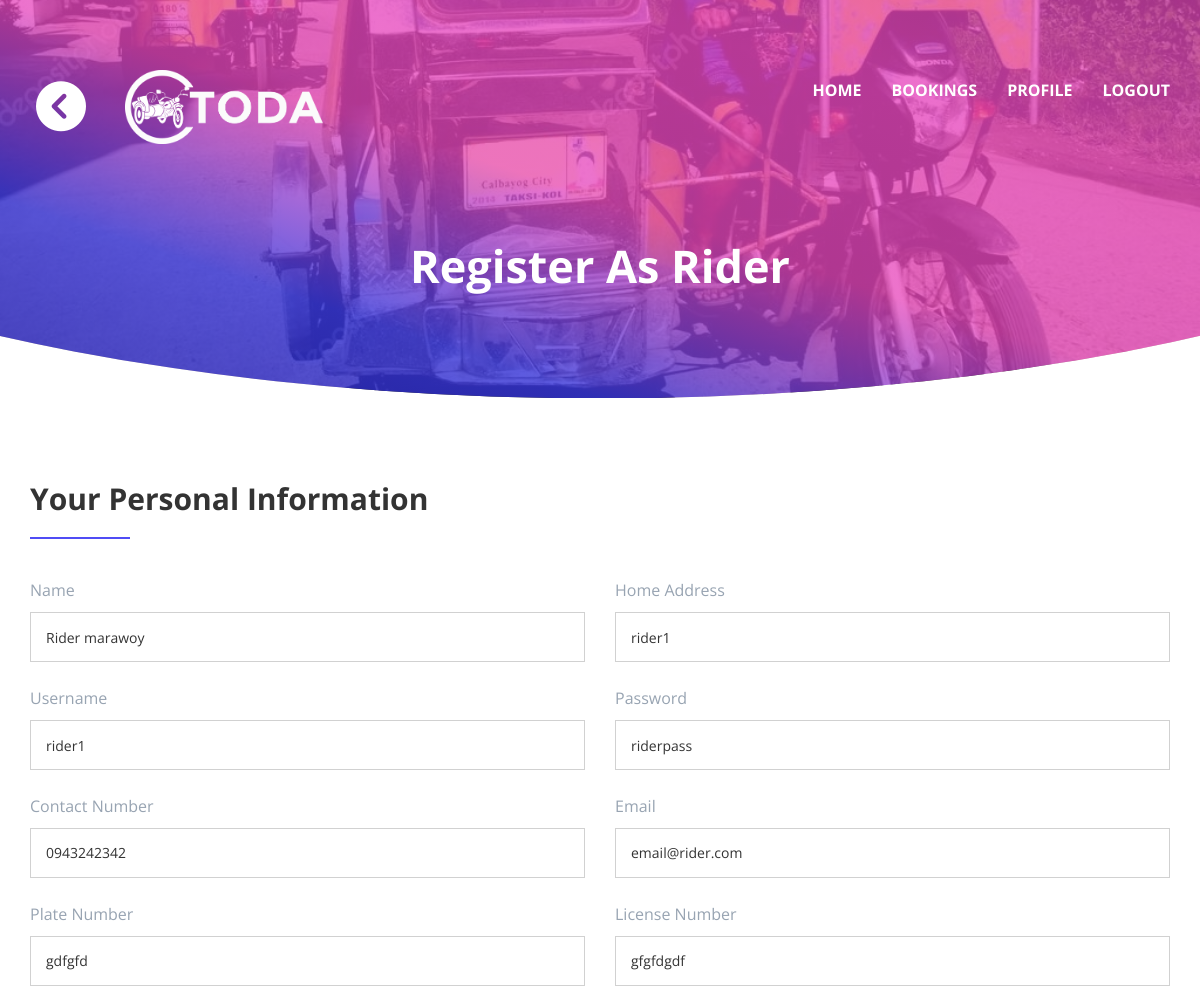
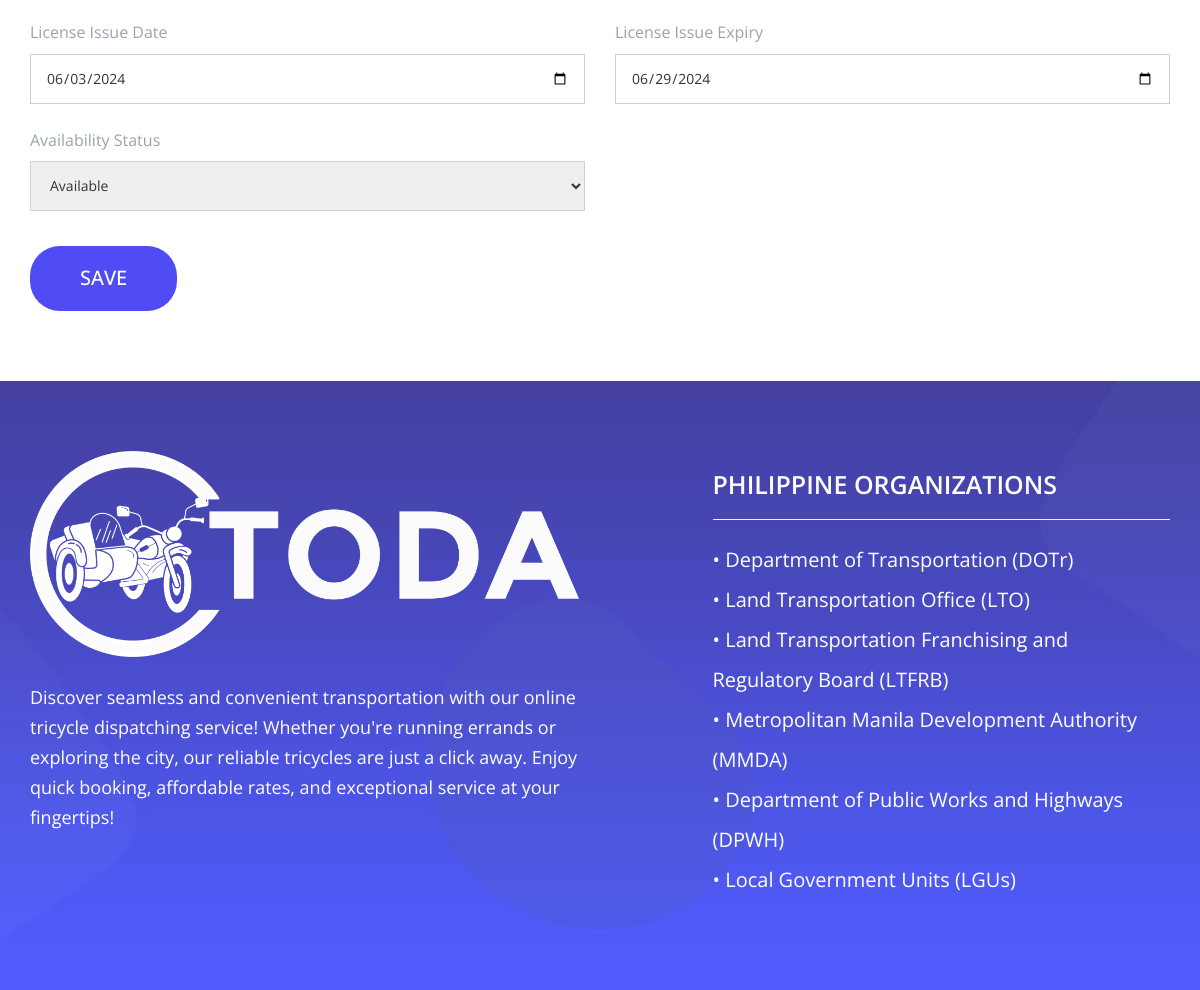
Page /rider/r-profile.php (signed in) on the committed database (2 pictures, top to bottom).
### tables this page shows
CREATE TABLE `riders` (
  `rider_id` int(11) NOT NULL,
  `vehicle_number` varchar(20) NOT NULL,
  `license_number` varchar(20) NOT NULL,
  `license_issued_date` date DEFAULT NULL,
  `license_expiry_date` date DEFAULT NULL,
  `rusername` varchar(250) NOT NULL,
  `rpassword` varchar(250) NOT NULL,
  `name` varchar(250) NOT NULL,
  `address` varchar(250) NOT NULL,
  `email` varchar(250) NOT NULL,
  `contact` varchar(250) NOT NULL,
  `status` enum('available','not available') NOT NULL
);

### rider/r-profile.php (the view, shortened to what this page needs)
<?php include("conn.php"); ?>
<!DOCTYPE html>
<html lang="en">
   <head>
      <link href="assets/css/bootstrap.min.css" rel="stylesheet">
      <link href="assets/vendors/animate/animate.css" rel="stylesheet">
      <link rel="stylesheet" href="assets/vendors/font-awesome/css/font-awesome.min.css">
      <link rel="stylesheet" type="text/css" href="assets/vendors/owl_carousel/owl.carousel.css" media="all">
      <link rel="stylesheet" type="text/css" href="assets/css/style.css" media="all" />
   </head>
   <body>
      <div class="bg-all">
      <div class="bg-banner-img clip-ellipse">
           <div class="ovrllay">
         <?php include("./nav.php"); ?>
         <section id="banner" class="pt-0">
            <div class="container ">
               <div class="row wow fadeInUp">
                  <div id="banner-text" class="col-md-12 text-c text-center ">
                     <h5 class="wow fadeInUp main-h" data-wow-delay="0.2s" >Register as Rider</h5>
                  </div>
               </div>
            </div>
         </section>
      </div>
    </div>
     <section>
    <div class="container">
        <div class="row">
            <div class="col-lg-12">
                <div class="section-heading left">
                    <h4>Your Personal Information</h4></div>
                <div class="contact-form-box margin-30px-top">
                    <form id="contactForm" method="post" class="contact-form" >
                        <div class="row">
                            <div class="col-xs-12 col-sm-6 col-md-6">
                                <label for="name">Name</label>
                                <input type="text" class="medium-input" maxlength="70" placeholder="Name" required="required" id="name" name="name" value="<?=$row_r['name'] ?>">
                            </div>
                            <div class="col-xs-12 col-sm-6 col-md-6">
                                <label for="home">Home Address</label>
                                <input type="text" class="medium-input" maxlength="70" placeholder="Home Address" required="required" id="home" name="home" value="<?=$row_r['address'] ?>">
                            </div>
                            <div class="col-xs-12 col-sm-6 col-md-6">
                                <label for="uname">Username</label>
                                <input type="text" class="medium-input" maxlength="70" placeholder="Username" required="required" id="uname" name="uname" value="<?=$row_r['rusername'] ?>">
                            </div>
                            <div class="col-xs-12 col-sm-6 col-md-6">
                                <label for="pass">Password</label>
                                <input type="text" class="medium-input" maxlength="70" placeholder="Password" required="required" id="pass" name="pass" value="<?=$row_r['rpassword'] ?>">
                            </div>
                            <div class="col-xs-12 col-sm-6 col-md-6">
                                <label for="cnum">Contact Number</label>
                                <input type="text" class="medium-input" maxlength="70" placeholder="Contact Mumber" required="required" id="cnum" name="cnum" value="<?=$row_r['contact'] ?>">
                            </div>
                            <div class="col-xs-12 col-sm-6 col-md-6">
                                <label for="email">Email</label>
                                <input type="email" class="medium-input" maxlength="70" placeholder="Email" required="required" id="email" name="email" value="<?=$row_r['email'] ?>">
                            </div>
                            <div class="col-xs-12 col-sm-6 col-md-6">
                                <label for="plate">Plate Number</label>
                                <input type="text" class="medium-input" maxlength="70" placeholder="Plate Number" required="required" id="plate" name="plate" value="<?=$row_r['vehicle_number'] ?>">
                            </div>
                            <div class="col-xs-12 col-sm-6 col-md-6">
                                <label for="lc">License Number</label>
                                <input type="text" class="medium-input" maxlength="70" placeholder="License Number" required="required" id="lc" name="lc" value="<?=$row_r['license_number'] ?>">
                            </div>
                            <div class="col-xs-12 col-sm-6 col-md-6">
                                <label for="lv">License Issue Date</label>
                                <input type="date" class="medium-input" maxlength="70" placeholder="License Issue Date" required="required" id="lv" name="lv" value="<?=$row_r['license_issued_date'] ?>">
                            </div>
                            <div class="col-xs-12 col-sm-6 col-md-6">
                                <label for="lv2">License Issue Expiry</label>
                                <input type="date" class="medium-input" maxlength="70" placeholder="License Issue Expiry" required="required" id="lv2" name="lv2" value="<?=$row_r['license_expiry_date'] ?>">
                            </div>
                            <div class="col-xs-12 col-sm-6 col-md-6">
                                <label for="lv2">Availability Status</label>
                                <select name="status" id="">
<option value="available" <?php if($row_r['status'] == 'available'){ echo " selected "; } ?>>Available</option>
                                </select>
                            </div>
                            <div class="col-md-12 sm-margin-30px-bottom">
                                <div class="top-contact wow fadeInRight text-left" style="visibility: visible; animation-name: fadeInRight;">
                           <button type="submit" id="#services" href="#services" class="btn btn-primary wow fadeInUp  js-scroll-trigger" data-wow-delay="1s" style="visibility: visible; animation-delay: 1s; animation-name: fadeInUp;">Save</button>
                        </div>
                            </div>
                        </div>
                    </form>
                </div>
            </div>
        </div>
    </div>
</section>
      <?php include("./footer.php") ?>
   </body>
</html>

### rider/assets/css/style.css (style rules this page uses)
.btn { padding: 18px 50px; font-size: 20px; font-weight: 500; border-radius: 30px; display: inline-block; border: 0; text-transform: uppercase; position: relative; z-index: 2; text-decoration: none !important; }
.btn-primary { background: #504cf5 !important; color: #fff !important; }
.btn-primary:before { content: ""; position: absolute; z-index: -1; background:#f356c9 !important; top: 0; bottom: 0; left: 0; display: block; right: 0; transform: scaleY(0); transform-origin: 50%; transition-property: transform; transition-duration: 0.3s; transition-timing-function: ease-out; }
a:before, a:after, .btn:before, .btn:after, button:before, button:after { transition: all 300ms linear 0s; }
body { font-family: 'Open Sans', sans-serif; }
a, .btn, button { outline: none; transition: all 300ms linear 0s; }
.h1, .h2, .h3, .h4, .h5, .h6, h1, h2, h3, h4, h5, h6 { font-weight: 700; }
.bg-banner-img { background: rgba(255,255,255,0); background-image: url(../images/banner-img.jpg); background-repeat: no-repeat; background-position: center bottom; -webkit-background-size: cover; -moz-background-size: cover; -o-background-size: cover; background-size: cover; }
.clip-ellipse { clip-path: ellipse(95% 100% at top); -webkit-clip-path: ellipse(93% 100% at top); }
.ovrllay { position: relative; left: 0; top: 0; bottom: 0; width: 100%; height: 100%; right: 0; background-image: linear-gradient(to right top ,#2725b9d4,#3a39dcd1,#e748bec2 ,#e748bec9 ,#e748beb5)!important; }
.section-heading.left { margin-bottom: 30px; text-align: left; }
.section-heading h4 { font-size: 30px; line-height: normal; position: relative; padding-bottom: 20px; }
.section-heading h4:after { content: ''; display: block; width: 100px; height: 2px; background: #504cf5; margin: 0 auto; position: absolute; left: 0; right: 0; bottom: 0; margin:0px; }
.top-contact { margin-top:20px; }
input, select { border: 1px solid #d1d1d1; font-size: 14px; padding: 8px 15px; width: 100%; margin: 0 0 15px 0; max-width: 100%; resize: none; height: 50px; }
input[type="button"], input[type="text"], input[type="email"], input[type="search"], input[type="password"], textarea, input[type="submit"] { -webkit-appearance: none; outline: none }
.pt-0 { padding-top: 0px !important; }
label { font-size: 16px; color: #98a4b2; font-weight: 400; margin: 10px 0px; }
section { padding: 70px 0px; }
.main-h { font-size: 45px; line-height: 1; color: #fff; text-align: center; font-weight: bold; text-transform: capitalize; margin: 30px 0 40px; -webkit-animation-delay: 150ms; animation-delay: 150ms; visibility: visible; }

### rows in the picture
riders: name "Rider marawoy", home "rider1", uname "rider1", pass "riderpass", cnum "0943242342", email "email@rider.com", plate "gdfgfd", lc "gfgfdgdf", lv "06/03/2024", lv2 "06/29/2024", status "Available"
